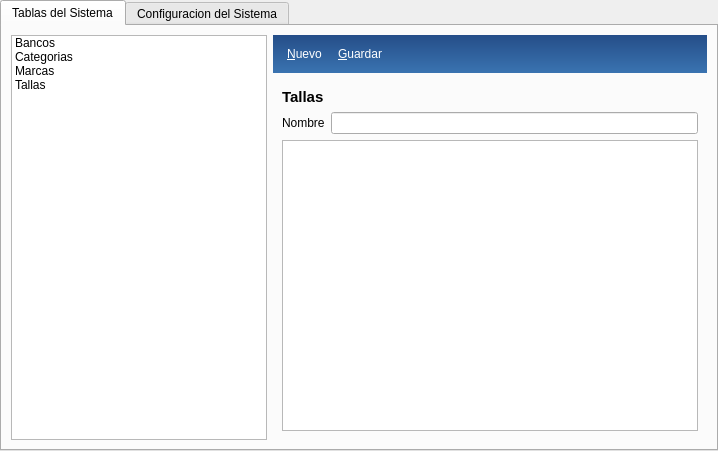
<?xml version="1.0" encoding="UTF-8"?>
<ui version="4.0">
 <class>FrmSysOptions</class>
 <widget class="QTabWidget" name="FrmSysOptions">
  <property name="geometry">
   <rect>
    <x>0</x>
    <y>0</y>
    <width>718</width>
    <height>451</height>
   </rect>
  </property>
  <property name="windowTitle">
   <string>Opciones del Sistema</string>
  </property>
  <property name="styleSheet">
   <string notr="true">#topFrame, #topFrame_2  {
background: qlineargradient(spread:pad, x1:0.5, y1:0, x2:0.5, y2:1, stop:0 rgba(37, 77, 136, 255), stop:1 rgba(58, 116, 177, 255));
padding: 0;
}

#topFrame QPushButton, #topFrame_2  QPushButton {
border: none;
padding: 3px 5px;
margin: 0;
background-color: none;
color:white;
}

#topFrame QPushButton:hover, #topFrame_2 QPushButton:hover {
background: qradialgradient(cx: 0.3, cy: -0.4, fx: 0.3, fy: -0.4, 
radius: 1.35, stop: 0 #fff, stop:  1 #bbb);
color : rgba(58, 116, 177, 255);
}

#topFrame QPushButton:pressed, #topFrame_2 QPushButton:pressed {
background: qradialgradient(cx: 0.3, cy: -0.4, fx: 0.3, fy: -0.4, 
radius: 1.35, stop: 0 #fff, stop:  1 #ddd);
}</string>
  </property>
  <property name="currentIndex">
   <number>0</number>
  </property>
  <widget class="QWidget" name="tabTablas">
   <attribute name="title">
    <string>Tablas del Sistema</string>
   </attribute>
   <layout class="QGridLayout" name="gridLayout">
    <item row="0" column="0">
     <widget class="QListWidget" name="listWidget">
      <property name="sizePolicy">
       <sizepolicy hsizetype="Minimum" vsizetype="Expanding">
        <horstretch>0</horstretch>
        <verstretch>0</verstretch>
       </sizepolicy>
      </property>
      <property name="minimumSize">
       <size>
        <width>150</width>
        <height>0</height>
       </size>
      </property>
      <item>
       <property name="text">
        <string>Bancos</string>
       </property>
      </item>
      <item>
       <property name="text">
        <string>Categorias</string>
       </property>
      </item>
      <item>
       <property name="text">
        <string>Marcas</string>
       </property>
      </item>
      <item>
       <property name="text">
        <string>Tallas</string>
       </property>
      </item>
     </widget>
    </item>
    <item row="0" column="1">
     <layout class="QVBoxLayout" name="verticalLayout">
      <item>
       <widget class="QFrame" name="topFrame">
        <property name="sizePolicy">
         <sizepolicy hsizetype="Preferred" vsizetype="Fixed">
          <horstretch>0</horstretch>
          <verstretch>0</verstretch>
         </sizepolicy>
        </property>
        <property name="minimumSize">
         <size>
          <width>0</width>
          <height>0</height>
         </size>
        </property>
        <property name="styleSheet">
         <string notr="true">#topFrame {
background: qlineargradient(spread:pad, x1:0.5, y1:0, x2:0.5, y2:1, stop:0 rgba(37, 77, 136, 255), stop:1 rgba(58, 116, 177, 255));
padding: 0;
}

#topFrame QPushButton {
border: none;
padding: 3px 5px;
margin: 0;
background-color: none;
color:white;
}

#topFrame QPushButton:hover {
background: qradialgradient(cx: 0.3, cy: -0.4, fx: 0.3, fy: -0.4, 
radius: 1.35, stop: 0 #fff, stop:  1 #bbb);
color : rgba(58, 116, 177, 255);
}

#topFrame QPushButton:pressed {
background: qradialgradient(cx: 0.3, cy: -0.4, fx: 0.3, fy: -0.4, 
radius: 1.35, stop: 0 #fff, stop:  1 #ddd);
}</string>
        </property>
        <property name="frameShape">
         <enum>QFrame::NoFrame</enum>
        </property>
        <property name="frameShadow">
         <enum>QFrame::Plain</enum>
        </property>
        <property name="lineWidth">
         <number>0</number>
        </property>
        <layout class="QHBoxLayout" name="horizontalLayout">
         <property name="sizeConstraint">
          <enum>QLayout::SetMinimumSize</enum>
         </property>
         <item>
          <widget class="QPushButton" name="btnNuevo">
           <property name="text">
            <string>&amp;Nuevo</string>
           </property>
           <property name="icon">
            <iconset>
             <normalon>:/images/standardtoolbar/document-new.png</normalon>
            </iconset>
           </property>
           <property name="iconSize">
            <size>
             <width>22</width>
             <height>22</height>
            </size>
           </property>
          </widget>
         </item>
         <item>
          <widget class="QPushButton" name="btnGuardar">
           <property name="text">
            <string>&amp;Guardar</string>
           </property>
           <property name="icon">
            <iconset>
             <normalon>:/images/standardtoolbar/document-save.png</normalon>
            </iconset>
           </property>
           <property name="iconSize">
            <size>
             <width>22</width>
             <height>22</height>
            </size>
           </property>
          </widget>
         </item>
         <item>
          <spacer name="horizontalSpacer">
           <property name="orientation">
            <enum>Qt::Horizontal</enum>
           </property>
           <property name="sizeHint" stdset="0">
            <size>
             <width>40</width>
             <height>20</height>
            </size>
           </property>
          </spacer>
         </item>
        </layout>
       </widget>
      </item>
      <item>
       <widget class="QStackedWidget" name="stackedWidget">
        <property name="currentIndex">
         <number>3</number>
        </property>
        <widget class="QWidget" name="bancos">
         <layout class="QGridLayout" name="gridLayout_5">
          <item row="1" column="0" rowspan="2" colspan="2">
           <layout class="QHBoxLayout" name="horizontalLayout_4">
            <item>
             <widget class="QLabel" name="label_5">
              <property name="text">
               <string>Nombre</string>
              </property>
             </widget>
            </item>
            <item>
             <widget class="QLineEdit" name="txtBancoNombre"/>
            </item>
           </layout>
          </item>
          <item row="0" column="0">
           <widget class="QLabel" name="label_8">
            <property name="text">
             <string>&lt;html&gt;&lt;head/&gt;&lt;body&gt;&lt;p&gt;&lt;span style=&quot; font-size:11pt; font-weight:600;&quot;&gt;Bancos&lt;/span&gt;&lt;/p&gt;&lt;/body&gt;&lt;/html&gt;</string>
            </property>
           </widget>
          </item>
          <item row="3" column="0" colspan="2">
           <widget class="QTableView" name="tbwBancos">
            <property name="sortingEnabled">
             <bool>true</bool>
            </property>
            <attribute name="horizontalHeaderStretchLastSection">
             <bool>true</bool>
            </attribute>
           </widget>
          </item>
         </layout>
        </widget>
        <widget class="QWidget" name="categorias">
         <layout class="QGridLayout" name="gridLayout_3">
          <item row="0" column="0">
           <widget class="QLabel" name="label_2">
            <property name="text">
             <string>&lt;html&gt;&lt;head/&gt;&lt;body&gt;&lt;p&gt;&lt;span style=&quot; font-size:11pt; font-weight:600;&quot;&gt;Categorias&lt;/span&gt;&lt;/p&gt;&lt;/body&gt;&lt;/html&gt;</string>
            </property>
           </widget>
          </item>
          <item row="1" column="0">
           <layout class="QHBoxLayout" name="horizontalLayout_3">
            <item>
             <widget class="QLabel" name="label_4">
              <property name="text">
               <string>Nombre</string>
              </property>
             </widget>
            </item>
            <item>
             <widget class="QLineEdit" name="txtCategoriaNombre"/>
            </item>
           </layout>
          </item>
          <item row="2" column="0">
           <widget class="QTableView" name="tbwCategorias">
            <property name="sortingEnabled">
             <bool>true</bool>
            </property>
            <attribute name="horizontalHeaderStretchLastSection">
             <bool>true</bool>
            </attribute>
           </widget>
          </item>
         </layout>
        </widget>
        <widget class="QWidget" name="marcas">
         <layout class="QGridLayout" name="gridLayout_4">
          <item row="1" column="0" rowspan="2" colspan="2">
           <layout class="QHBoxLayout" name="horizontalLayout_5">
            <item>
             <widget class="QLabel" name="label_6">
              <property name="text">
               <string>Nombre</string>
              </property>
             </widget>
            </item>
            <item>
             <widget class="QLineEdit" name="txtMarcaNombre"/>
            </item>
           </layout>
          </item>
          <item row="0" column="0">
           <widget class="QLabel" name="label_7">
            <property name="text">
             <string>&lt;html&gt;&lt;head/&gt;&lt;body&gt;&lt;p&gt;&lt;span style=&quot; font-size:11pt; font-weight:600;&quot;&gt;Marcas&lt;/span&gt;&lt;/p&gt;&lt;/body&gt;&lt;/html&gt;</string>
            </property>
           </widget>
          </item>
          <item row="3" column="0" colspan="2">
           <widget class="QTableView" name="tbwMarcas">
            <property name="sortingEnabled">
             <bool>true</bool>
            </property>
            <attribute name="horizontalHeaderStretchLastSection">
             <bool>true</bool>
            </attribute>
           </widget>
          </item>
         </layout>
        </widget>
        <widget class="QWidget" name="tallas">
         <layout class="QGridLayout" name="gridLayout_2">
          <item row="0" column="0">
           <widget class="QLabel" name="label">
            <property name="text">
             <string>&lt;html&gt;&lt;head/&gt;&lt;body&gt;&lt;p&gt;&lt;span style=&quot; font-size:11pt; font-weight:600;&quot;&gt;Tallas&lt;/span&gt;&lt;/p&gt;&lt;/body&gt;&lt;/html&gt;</string>
            </property>
           </widget>
          </item>
          <item row="1" column="0">
           <layout class="QHBoxLayout" name="horizontalLayout_2">
            <item>
             <widget class="QLabel" name="label_3">
              <property name="text">
               <string>Nombre</string>
              </property>
             </widget>
            </item>
            <item>
             <widget class="QLineEdit" name="txtTallaNombre"/>
            </item>
           </layout>
          </item>
          <item row="2" column="0">
           <widget class="QTableView" name="tbwTallas">
            <property name="sortingEnabled">
             <bool>true</bool>
            </property>
            <attribute name="horizontalHeaderStretchLastSection">
             <bool>true</bool>
            </attribute>
           </widget>
          </item>
         </layout>
        </widget>
       </widget>
      </item>
     </layout>
    </item>
   </layout>
  </widget>
  <widget class="QWidget" name="tabConfiguracion">
   <attribute name="title">
    <string>Configuracion del Sistema</string>
   </attribute>
  </widget>
 </widget>
 <resources/>
 <connections/>
</ui>
